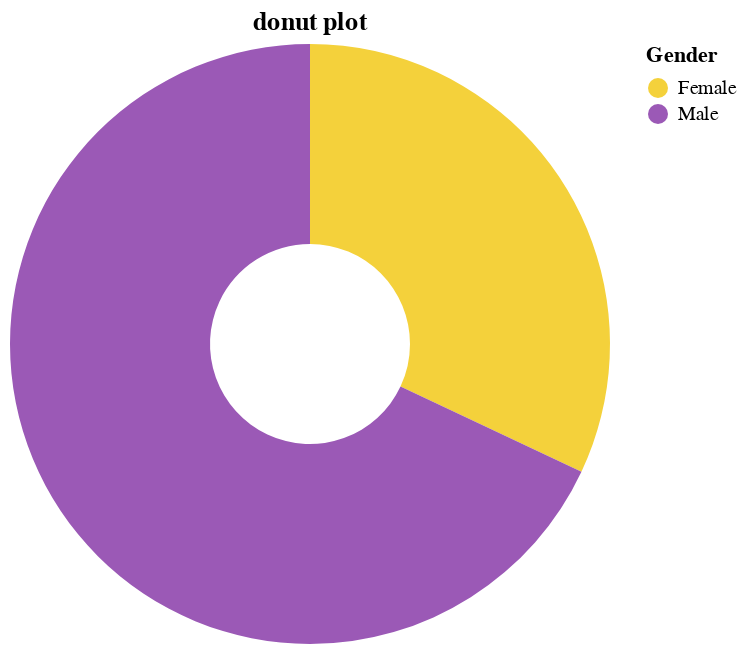

Here is the notebook cell this chart was saved with:
### Markdown cell above
#### <span style="color:blue"> **📘 3-2. 파이차트 그리기** </span>

### Code cell
# altair 라이브러리를 통한 그래프 그리기 
source = df33
colors = ['#F4D13B','#9b59b6']
#innerRadius=50 >> 도넛차트의미 
dplot3 = (
alt.Chart(source).mark_arc(innerRadius=50).encode(
    theta="Customer ID",
    color="Gender",
    
).configure_range(category=alt.RangeScheme(colors))) # 컬러 반영하기 
dplot3.title = "donut plot" # 타이틀 설정 
dplot3

### Figure 1 — Vega-Lite specification as saved in the notebook (floating-point values rounded to 4 significant figures)
{"config": {"view": {"continuousWidth": 300, "continuousHeight": 300}, "range": {"category": ["#F4D13B", "#9b59b6"]}}, "data": {"name": "data-15c99425bbcdeb661aca0d67a31c24a5"}, "mark": {"type": "arc", "innerRadius": 50}, "encoding": {"color": {"field": "Gender", "type": "nominal"}, "theta": {"field": "Customer ID", "type": "quantitative"}}, "title": "donut plot", "$schema": "https://vega.github.io/schema/vega-lite/v5.15.1.json", "datasets": {"data-15c99425bbcdeb661aca0d67a31c24a5": [{"Gender": "Female", "Customer ID": 1248}, {"Gender": "Male", "Customer ID": 2652}]}}
